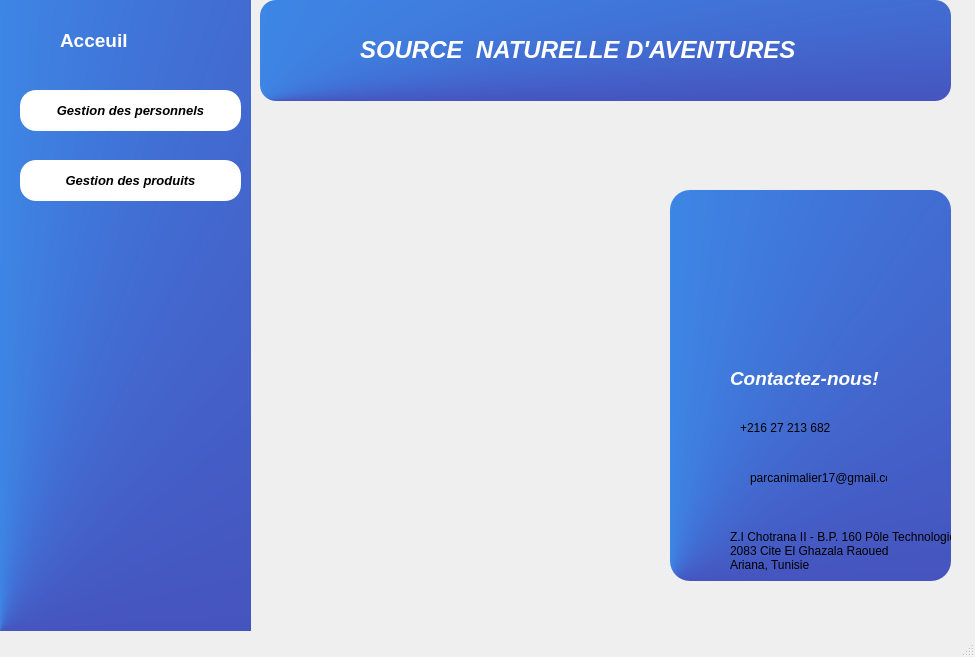
<?xml version="1.0" encoding="UTF-8"?>
<ui version="4.0">
 <class>MainWindow</class>
 <widget class="QMainWindow" name="MainWindow">
  <property name="geometry">
   <rect>
    <x>0</x>
    <y>0</y>
    <width>975</width>
    <height>657</height>
   </rect>
  </property>
  <property name="windowTitle">
   <string>MainWindow</string>
  </property>
  <widget class="QWidget" name="centralwidget">
   <widget class="QPushButton" name="pushButton_6">
    <property name="geometry">
     <rect>
      <x>660</x>
      <y>180</y>
      <width>221</width>
      <height>171</height>
     </rect>
    </property>
    <property name="styleSheet">
     <string notr="true">color: #000;
border:none;
background-color: transparent;</string>
    </property>
    <property name="text">
     <string/>
    </property>
    <property name="icon">
     <iconset>
      <normaloff>../maquetteQT/panda-removebg-preview.png</normaloff>../maquetteQT/panda-removebg-preview.png</iconset>
    </property>
    <property name="iconSize">
     <size>
      <width>200</width>
      <height>200</height>
     </size>
    </property>
   </widget>
   <widget class="QPushButton" name="menuBouton_Gestionpersonnels_2">
    <property name="geometry">
     <rect>
      <x>670</x>
      <y>190</y>
      <width>281</width>
      <height>391</height>
     </rect>
    </property>
    <property name="font">
     <font>
      <pointsize>10</pointsize>
      <weight>75</weight>
      <italic>true</italic>
      <bold>true</bold>
     </font>
    </property>
    <property name="styleSheet">
     <string notr="true">
QPushButton
{
border-radius: 9px 100px / 120px;


	background-color: qconicalgradient(cx:0, cy:1, angle:151.5, stop:0.161765 rgba(85, 0, 127, 255), stop:1 rgba(55, 168, 255, 255));
border-color: rgb(170, 0, 127);
border-radius: 20px;
}
QPushButton:hover
{

border-left:10px solid rgb(198, 42, 209);
color:rgb(0, 0, 0);
}
QPushButton:pressed
{
font: 10pt &quot; MS Shell Dlg 2&quot;;
					
}

</string>
    </property>
    <property name="text">
     <string/>
    </property>
    <property name="iconSize">
     <size>
      <width>24</width>
      <height>24</height>
     </size>
    </property>
   </widget>
   <widget class="QLabel" name="label_5">
    <property name="geometry">
     <rect>
      <x>750</x>
      <y>470</y>
      <width>137</width>
      <height>16</height>
     </rect>
    </property>
    <property name="text">
     <string>parcanimalier17@gmail.com</string>
    </property>
   </widget>
   <widget class="QLabel" name="label_7">
    <property name="geometry">
     <rect>
      <x>730</x>
      <y>370</y>
      <width>171</width>
      <height>16</height>
     </rect>
    </property>
    <property name="font">
     <font>
      <pointsize>14</pointsize>
      <weight>75</weight>
      <italic>true</italic>
      <bold>true</bold>
     </font>
    </property>
    <property name="styleSheet">
     <string notr="true">color: rgb(255, 255, 255);
</string>
    </property>
    <property name="text">
     <string>Contactez-nous!</string>
    </property>
   </widget>
   <widget class="QPushButton" name="menuBouton_Gestionpersonnels">
    <property name="geometry">
     <rect>
      <x>20</x>
      <y>90</y>
      <width>221</width>
      <height>41</height>
     </rect>
    </property>
    <property name="font">
     <font>
      <pointsize>10</pointsize>
      <weight>75</weight>
      <italic>true</italic>
      <bold>true</bold>
     </font>
    </property>
    <property name="styleSheet">
     <string notr="true">
QPushButton
{
border-radius: 9px 100px / 120px;

	background-color: rgb(255, 255, 255);
border-color: rgb(255, 255, 255);
border-radius: 16px;
}
QPushButton:hover
{

border-left:10px solid rgb(198, 42, 209);
color:rgb(0, 0, 0);
}
QPushButton:pressed
{
font: 10pt &quot; MS Shell Dlg 2&quot;;
					
}

</string>
    </property>
    <property name="text">
     <string>Gestion des personnels</string>
    </property>
    <property name="icon">
     <iconset>
      <normaloff>../maquetteQT/users.png</normaloff>../maquetteQT/users.png</iconset>
    </property>
    <property name="iconSize">
     <size>
      <width>30</width>
      <height>40</height>
     </size>
    </property>
   </widget>
   <widget class="QLabel" name="label_6">
    <property name="geometry">
     <rect>
      <x>740</x>
      <y>420</y>
      <width>101</width>
      <height>16</height>
     </rect>
    </property>
    <property name="text">
     <string>+216 27 213 682</string>
    </property>
   </widget>
   <widget class="QLabel" name="label_8">
    <property name="geometry">
     <rect>
      <x>360</x>
      <y>40</y>
      <width>491</width>
      <height>20</height>
     </rect>
    </property>
    <property name="font">
     <font>
      <pointsize>18</pointsize>
      <weight>75</weight>
      <italic>true</italic>
      <bold>true</bold>
     </font>
    </property>
    <property name="styleSheet">
     <string notr="true">color: rgb(255, 255, 255);</string>
    </property>
    <property name="text">
     <string>SOURCE  NATURELLE D'AVENTURES</string>
    </property>
   </widget>
   <widget class="QLabel" name="label_4">
    <property name="geometry">
     <rect>
      <x>730</x>
      <y>520</y>
      <width>221</width>
      <height>61</height>
     </rect>
    </property>
    <property name="text">
     <string>Z.I Chotrana II - B.P. 160 Pôle Technologique
2083 Cite El Ghazala Raoued
Ariana, Tunisie</string>
    </property>
   </widget>
   <widget class="QPushButton" name="pushButton_2">
    <property name="geometry">
     <rect>
      <x>690</x>
      <y>460</y>
      <width>44</width>
      <height>40</height>
     </rect>
    </property>
    <property name="styleSheet">
     <string notr="true">color: #000;
border:none;
background-color: transparent;</string>
    </property>
    <property name="text">
     <string/>
    </property>
    <property name="icon">
     <iconset>
      <normaloff>../maquetteQT/mail-icon.png</normaloff>../maquetteQT/mail-icon.png</iconset>
    </property>
    <property name="iconSize">
     <size>
      <width>40</width>
      <height>40</height>
     </size>
    </property>
   </widget>
   <widget class="QPushButton" name="pushButton_4">
    <property name="geometry">
     <rect>
      <x>680</x>
      <y>530</y>
      <width>51</width>
      <height>41</height>
     </rect>
    </property>
    <property name="styleSheet">
     <string notr="true">color: #000;
border:none;
background-color: transparent;</string>
    </property>
    <property name="text">
     <string/>
    </property>
    <property name="icon">
     <iconset>
      <normaloff>../maquetteQT/Location-icon.png</normaloff>../maquetteQT/Location-icon.png</iconset>
    </property>
    <property name="iconSize">
     <size>
      <width>50</width>
      <height>50</height>
     </size>
    </property>
   </widget>
   <widget class="QPushButton" name="pushButton">
    <property name="geometry">
     <rect>
      <x>0</x>
      <y>10</y>
      <width>61</width>
      <height>51</height>
     </rect>
    </property>
    <property name="styleSheet">
     <string notr="true">color: #000;
border:none;
background-color: transparent;</string>
    </property>
    <property name="text">
     <string/>
    </property>
    <property name="icon">
     <iconset>
      <normaloff>../maquetteQT/home-icon.png</normaloff>../maquetteQT/home-icon.png</iconset>
    </property>
    <property name="iconSize">
     <size>
      <width>40</width>
      <height>40</height>
     </size>
    </property>
   </widget>
   <widget class="QLabel" name="label_2">
    <property name="geometry">
     <rect>
      <x>60</x>
      <y>30</y>
      <width>71</width>
      <height>21</height>
     </rect>
    </property>
    <property name="font">
     <font>
      <pointsize>14</pointsize>
      <weight>75</weight>
      <italic>false</italic>
      <bold>true</bold>
     </font>
    </property>
    <property name="styleSheet">
     <string notr="true">color: rgb(255, 255, 255);</string>
    </property>
    <property name="text">
     <string>Acceuil</string>
    </property>
   </widget>
   <widget class="QPushButton" name="pushButton_3">
    <property name="geometry">
     <rect>
      <x>680</x>
      <y>410</y>
      <width>61</width>
      <height>41</height>
     </rect>
    </property>
    <property name="styleSheet">
     <string notr="true">color: #000;
border:none;
background-color: transparent;</string>
    </property>
    <property name="text">
     <string/>
    </property>
    <property name="icon">
     <iconset>
      <normaloff>../maquetteQT/phone-icon.png</normaloff>../maquetteQT/phone-icon.png</iconset>
    </property>
    <property name="iconSize">
     <size>
      <width>40</width>
      <height>40</height>
     </size>
    </property>
   </widget>
   <widget class="QPushButton" name="menuBouton_Gestionpersonnels_3">
    <property name="geometry">
     <rect>
      <x>260</x>
      <y>0</y>
      <width>691</width>
      <height>101</height>
     </rect>
    </property>
    <property name="font">
     <font>
      <pointsize>18</pointsize>
      <weight>75</weight>
      <italic>true</italic>
      <bold>true</bold>
     </font>
    </property>
    <property name="styleSheet">
     <string notr="true">
QPushButton
{
border-radius: 9px 100px / 120px;

	
background-color: qconicalgradient(cx:0, cy:1, angle:151.5, stop:0.161765 rgba(85, 0, 127, 255), stop:1 rgba(55, 168, 255, 255));
border-color: rgb(255, 255, 255);
border-radius: 16px;
}
QPushButton:hover
{

border-left:10px solid rgb(198, 42, 209);
color:rgb(0, 0, 0);
}
QPushButton:pressed
{
font: 10pt &quot; MS Shell Dlg 2&quot;;
					
}

</string>
    </property>
    <property name="text">
     <string/>
    </property>
    <property name="iconSize">
     <size>
      <width>24</width>
      <height>24</height>
     </size>
    </property>
   </widget>
   <widget class="QLabel" name="label_3">
    <property name="geometry">
     <rect>
      <x>250</x>
      <y>-17</y>
      <width>724</width>
      <height>668</height>
     </rect>
    </property>
    <property name="text">
     <string/>
    </property>
   </widget>
   <widget class="QPushButton" name="menuBouton_Gestion_produits">
    <property name="geometry">
     <rect>
      <x>20</x>
      <y>160</y>
      <width>221</width>
      <height>41</height>
     </rect>
    </property>
    <property name="font">
     <font>
      <pointsize>10</pointsize>
      <weight>75</weight>
      <italic>true</italic>
      <bold>true</bold>
     </font>
    </property>
    <property name="styleSheet">
     <string notr="true">
QPushButton
{
border-radius: 9px 100px / 120px;

	background-color: rgb(255, 255, 255);
border-color: rgb(255, 255, 255);
border-radius: 16px;
}
QPushButton:hover
{

border-left:10px solid rgb(198, 42, 209);
color:rgb(0, 0, 0);
}
QPushButton:pressed
{
font: 10pt &quot; MS Shell Dlg 2&quot;;
					
}

</string>
    </property>
    <property name="text">
     <string>Gestion des produits</string>
    </property>
    <property name="icon">
     <iconset>
      <normaloff>../maquetteQT/shop-cart-down-icon.png</normaloff>../maquetteQT/shop-cart-down-icon.png</iconset>
    </property>
    <property name="iconSize">
     <size>
      <width>35</width>
      <height>35</height>
     </size>
    </property>
   </widget>
   <widget class="QLabel" name="label">
    <property name="geometry">
     <rect>
      <x>0</x>
      <y>-30</y>
      <width>251</width>
      <height>661</height>
     </rect>
    </property>
    <property name="styleSheet">
     <string notr="true">
background-color: qconicalgradient(cx:0, cy:1, angle:151.5, stop:0.161765 rgba(85, 0, 127, 255), stop:1 rgba(55, 168, 255, 255));</string>
    </property>
    <property name="text">
     <string/>
    </property>
   </widget>
   <widget class="QPushButton" name="pushButton_5">
    <property name="geometry">
     <rect>
      <x>680</x>
      <y>360</y>
      <width>61</width>
      <height>41</height>
     </rect>
    </property>
    <property name="styleSheet">
     <string notr="true">color: #000;
border:none;
background-color: transparent;</string>
    </property>
    <property name="text">
     <string/>
    </property>
    <property name="icon">
     <iconset>
      <normaloff>../maquetteQT/bulb-icon.png</normaloff>../maquetteQT/bulb-icon.png</iconset>
    </property>
    <property name="iconSize">
     <size>
      <width>30</width>
      <height>30</height>
     </size>
    </property>
   </widget>
   <zorder>label_3</zorder>
   <zorder>label</zorder>
   <zorder>menuBouton_Gestionpersonnels_2</zorder>
   <zorder>label_5</zorder>
   <zorder>label_7</zorder>
   <zorder>menuBouton_Gestionpersonnels</zorder>
   <zorder>label_6</zorder>
   <zorder>label_4</zorder>
   <zorder>pushButton_2</zorder>
   <zorder>pushButton_4</zorder>
   <zorder>pushButton</zorder>
   <zorder>label_2</zorder>
   <zorder>pushButton_3</zorder>
   <zorder>menuBouton_Gestionpersonnels_3</zorder>
   <zorder>menuBouton_Gestion_produits</zorder>
   <zorder>pushButton_5</zorder>
   <zorder>label_8</zorder>
   <zorder>pushButton_6</zorder>
  </widget>
  <widget class="QMenuBar" name="menubar">
   <property name="geometry">
    <rect>
     <x>0</x>
     <y>0</y>
     <width>975</width>
     <height>22</height>
    </rect>
   </property>
  </widget>
  <widget class="QStatusBar" name="statusbar"/>
 </widget>
 <resources/>
 <connections/>
</ui>
